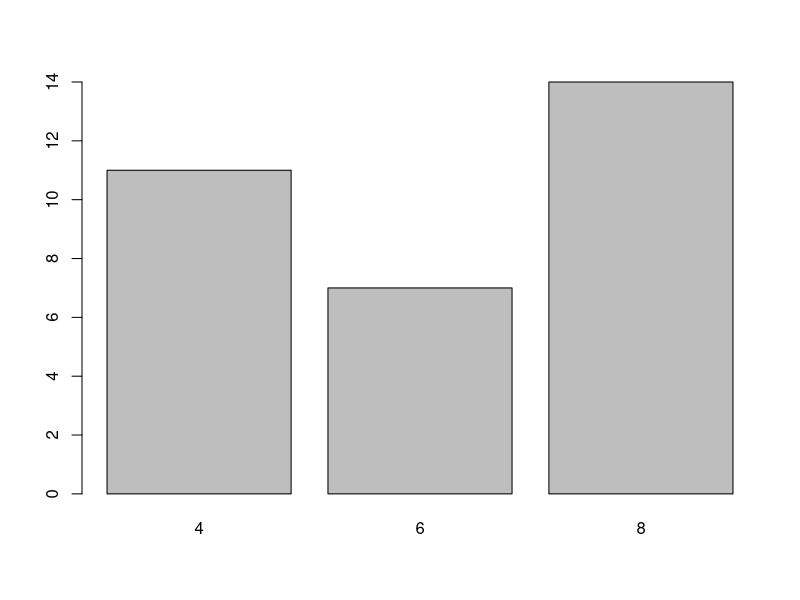
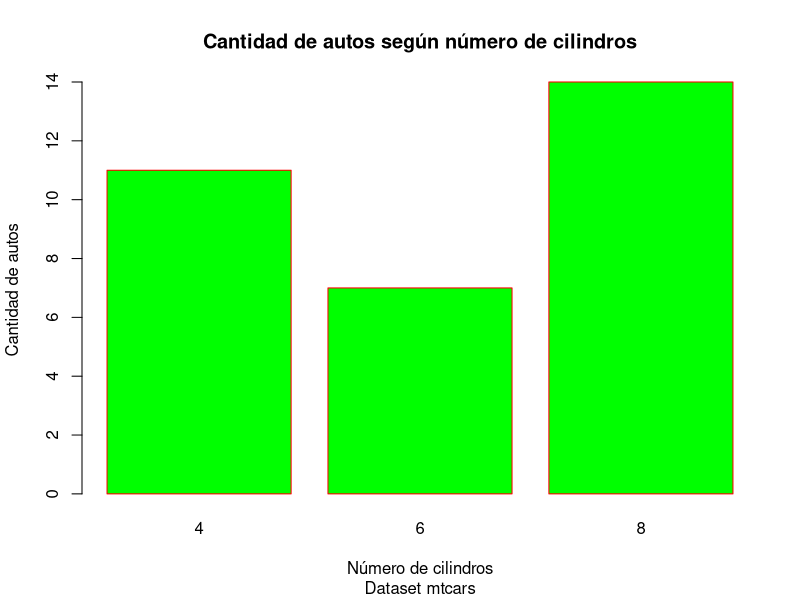
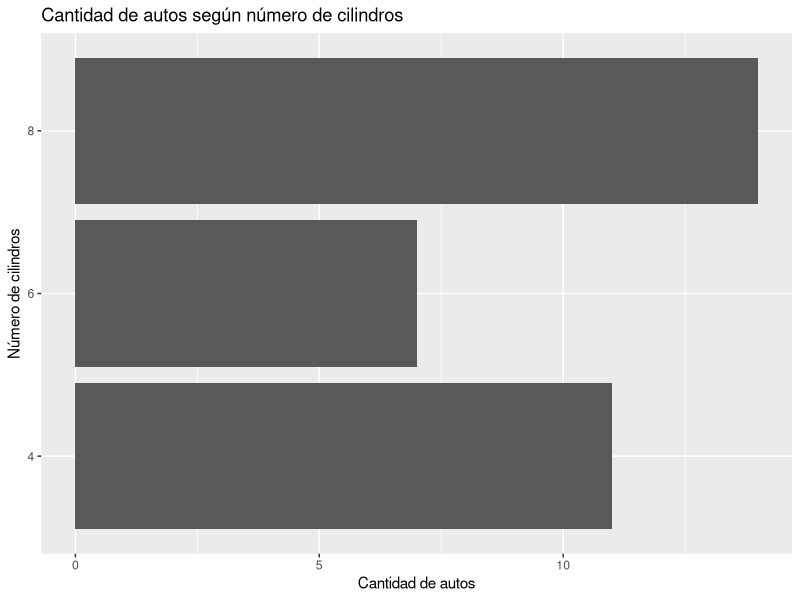
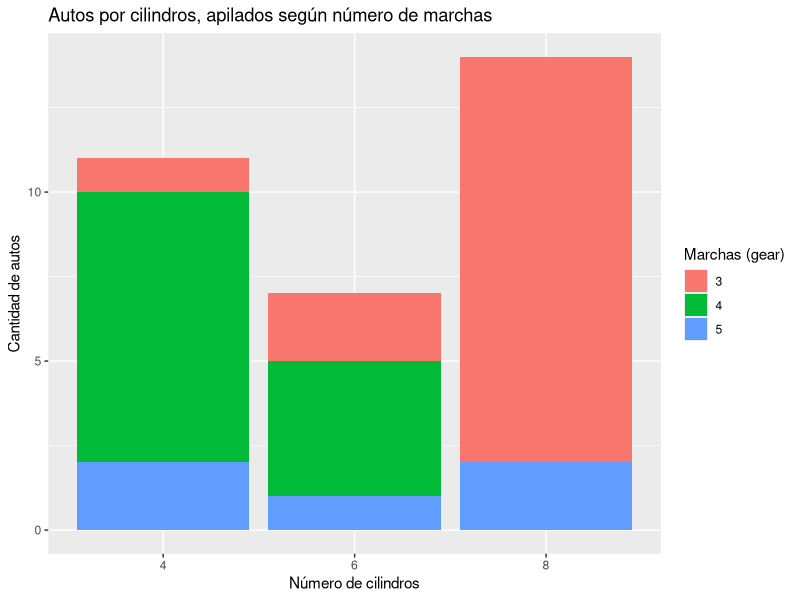
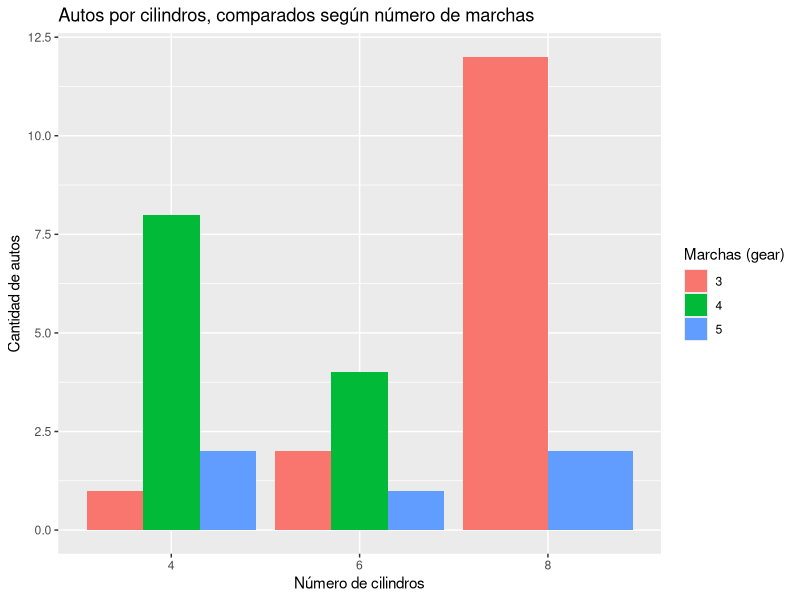
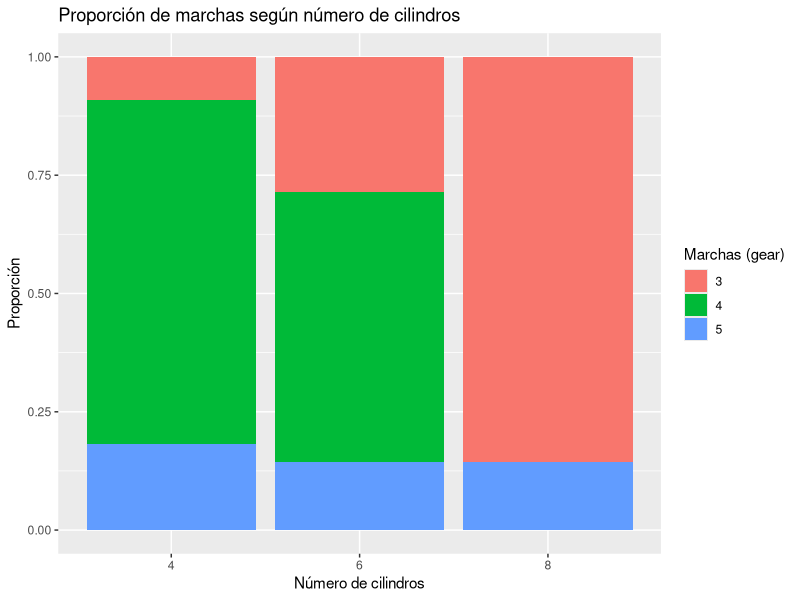

Source code (R) for these figures, in order:
# ============================================
# PARTE 1: Gráficos de barras con la función base barplot()
# ============================================

# Cargamos el dataset mtcars
data("mtcars")
mtcars

# Tabla de frecuencias: cuántos autos hay para cada número de cilindros (4, 6, 8)
table(mtcars$cyl)

# Gráfico de barras simple a partir de la tabla de frecuencias
# Sin personalización: R usa colores y etiquetas por defecto
barplot(table(mtcars$cyl))

# Gráfico de barras personalizado
barplot(table(mtcars$cyl),
        col = 'green',              # Color de relleno de las barras
        border = 'red',             # Color del borde de las barras
        main = 'Cantidad de autos según número de cilindros',  # Título principal
        sub = 'Dataset mtcars',     # Subtítulo (nota debajo del gráfico)
        xlab = 'Número de cilindros',  # Etiqueta eje X
        ylab = 'Cantidad de autos')    # Etiqueta eje Y

# ============================================
# PARTE 2: Gráficos de barras con ggplot2
# ============================================

library(ggplot2)

# Gráfico de barras básico: cantidad de autos por número de cilindros
# factor(cyl) convierte la variable numérica en categórica, ya que cyl 
# representa grupos (4, 6, 8 cilindros) y no una escala continua
ggplot(data = mtcars,
       mapping = aes(x = factor(cyl))) +
  geom_bar() +
  coord_flip() +                          # Invierte los ejes (barras horizontales)
  labs(title = 'Cantidad de autos según número de cilindros',
       x = 'Número de cilindros',
       y = 'Cantidad de autos')

# Objeto base reutilizable: guardamos el mapeo de datos y estética
# para no repetirlo en cada gráfico siguiente
# fill = factor(gear) colorea las barras según el número de marchas (cajas de cambio)
p <- ggplot(data = mtcars,
            mapping = aes(x = factor(cyl),
                          fill = factor(gear))) 

# --- Gráfico apilado (stacked) ---
# Cada barra de cilindros se divide por color según cantidad de marchas,
# y los segmentos se apilan uno sobre otro (total = altura completa)
p + geom_bar(position = 'stack', stat = 'count') +
  labs(title = 'Autos por cilindros, apilados según número de marchas',
       x = 'Número de cilindros',
       y = 'Cantidad de autos',
       fill = 'Marchas (gear)')

# --- Gráfico agrupado (dodge) ---
# En vez de apilarse, las barras de cada grupo (marchas) se colocan
# una al lado de la otra, facilitando la comparación directa
p + geom_bar(position = 'dodge', stat = 'count') +
  labs(title = 'Autos por cilindros, comparados según número de marchas',
       x = 'Número de cilindros',
       y = 'Cantidad de autos',
       fill = 'Marchas (gear)')

# --- Gráfico apilado en porcentaje (stacked %) ---
# Similar al 'stack', pero todas las barras tienen la misma altura (100%)
# Útil para comparar proporciones en vez de cantidades absolutas
p + geom_bar(position = 'fill', stat = 'count') +
  labs(title = 'Proporción de marchas según número de cilindros',
       x = 'Número de cilindros',
       y = 'Proporción',
       fill = 'Marchas (gear)')
